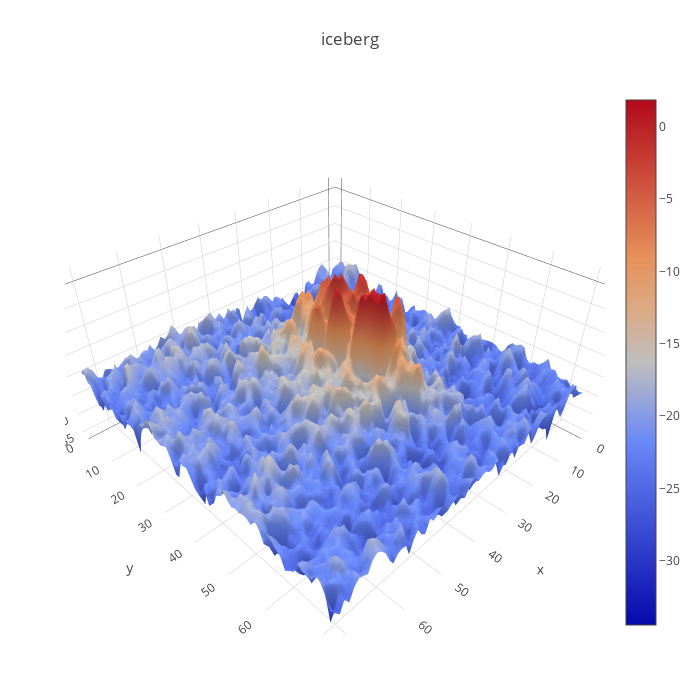

The cell this chart's notebook holds for it:
### Code cell
#Take a closer look at an iceberg
import plotly.offline as py
import plotly.graph_objs as go
def plotmy3d(c, name):

    data = [
        go.Surface(
            z=c
        )
    ]
    layout = go.Layout(
        title=name,
        autosize=False,
        width=700,
        height=700,
        margin=dict(
            l=65,
            r=50,
            b=65,
            t=90
        )
    )
    fig = go.Figure(data=data, layout=layout)
    py.iplot(fig)
plotmy3d(X_band_1[12,:,:], 'iceberg')

### Figure 1 — Plotly figure (JSON) as saved in the notebook; plotly's stock layout.template omitted (floating-point values rounded to 4 significant figures; data arrays with more than 128 entries replaced by an {"elided": "..."} marker saying what was removed)
{"data": [{"type": "surface", "z": {"elided": "75x75 float values"}}], "layout": {"autosize": false, "height": 700, "margin": {"b": 65, "l": 65, "r": 50, "t": 90}, "title": "iceberg", "width": 700}}
